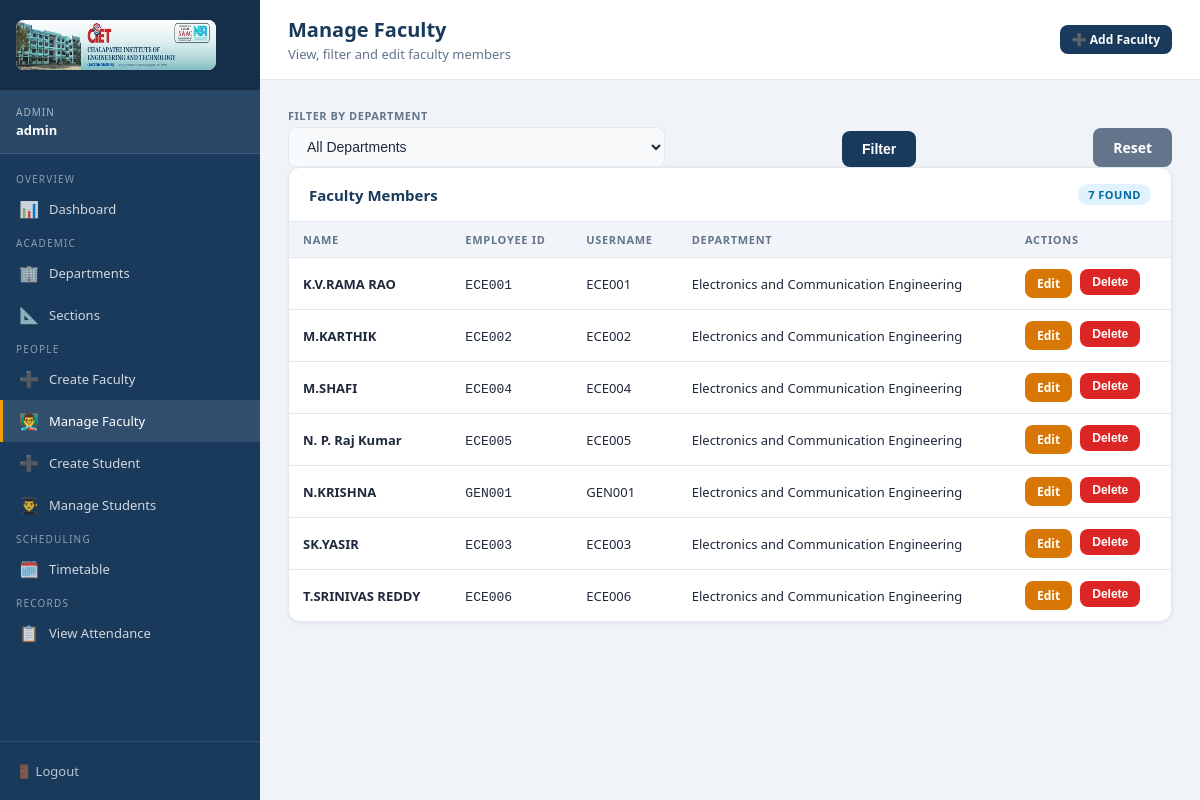
The app's page /admin/manage-faculty (signed in) with its own data.
### tables this page shows
CREATE TABLE faculty_profiles (
    id INTEGER PRIMARY KEY AUTOINCREMENT,
    user_id INTEGER UNIQUE NOT NULL,
    department_id INTEGER,
    name TEXT NOT NULL,
    employee_id TEXT UNIQUE NOT NULL,
    FOREIGN KEY(user_id) REFERENCES users(id) ON DELETE CASCADE,
    FOREIGN KEY(department_id) REFERENCES departments(id) ON DELETE SET NULL
);

CREATE TABLE users (
    id INTEGER PRIMARY KEY AUTOINCREMENT,
    username TEXT UNIQUE NOT NULL,
    password_hash TEXT NOT NULL,
    role TEXT NOT NULL CHECK(role IN ('admin', 'faculty', 'student'))
);

CREATE TABLE departments (
    id INTEGER PRIMARY KEY AUTOINCREMENT,
    name TEXT UNIQUE NOT NULL
);

### routes/admin.py (the view)
@admin_bp.route('/manage-faculty')
@admin_required
def manage_faculty():
    db = get_db()
    filter_dept = request.args.get('department_id', '')
    query = '''SELECT fp.id, fp.name, fp.employee_id, u.username,
                      d.name as dept_name, d.id as dept_id
               FROM faculty_profiles fp
               JOIN users u ON fp.user_id = u.id
               LEFT JOIN departments d ON fp.department_id = d.id
               WHERE 1=1'''
    params = []
    if filter_dept:
        query += ' AND fp.department_id = ?'
        params.append(filter_dept)
    query += ' ORDER BY fp.name'
    faculty_list = db.execute(query, params).fetchall()
    departments = db.execute(
        "SELECT * FROM departments ORDER BY name").fetchall()
    db.close()
    return render_template('admin/manage_faculty.html',
                           faculty_list=faculty_list,
                           departments=departments,
                           filter_dept=filter_dept)

### routes/admin.py (called while the page is built)
def get_db():
    conn = sqlite3.connect(current_app.config['DB_PATH'])
    conn.row_factory = sqlite3.Row
    conn.execute("PRAGMA foreign_keys = ON")
    return conn

def admin_required(f):
    @wraps(f)
    def decorated(*args, **kwargs):
        if session.get('role') != 'admin':
            flash('Access denied. Admin login required.', 'danger')
            return redirect(url_for('admin.login'))
        return f(*args, **kwargs)
    return decorated

### templates/admin/manage_faculty.html (shortened to what this page needs)
{% extends 'base.html' %}
{% block page_title %}Manage Faculty{% endblock %}
{% block page_subtitle %}View, filter and edit faculty members{% endblock %}
{% block sidebar %}
<span class="nav-section-title">Overview</span>
<a href="{{ url_for('admin.dashboard') }}"><span class="nav-icon">📊</span> Dashboard</a>
<span class="nav-section-title">Academic</span>
<a href="{{ url_for('admin.departments') }}"><span class="nav-icon">🏢</span> Departments</a>
<a href="{{ url_for('admin.sections') }}"><span class="nav-icon">📐</span> Sections</a>
<span class="nav-section-title">People</span>
<a href="{{ url_for('admin.create_faculty') }}"><span class="nav-icon">➕</span> Create Faculty</a>
<a href="{{ url_for('admin.manage_faculty') }}" class="active"><span class="nav-icon">👨‍🏫</span> Manage Faculty</a>
<a href="{{ url_for('admin.create_student') }}"><span class="nav-icon">➕</span> Create Student</a>
<a href="{{ url_for('admin.manage_students') }}"><span class="nav-icon">👨‍🎓</span> Manage Students</a>
<span class="nav-section-title">Scheduling</span>
<a href="{{ url_for('admin.timetable') }}"><span class="nav-icon">🗓️</span> Timetable</a>
<span class="nav-section-title">Records</span>
<a href="{{ url_for('admin.view_attendance') }}"><span class="nav-icon">📋</span> View Attendance</a>
{% endblock %}
{% block sidebar_footer %}<a href="{{ url_for('admin.logout') }}">🚪 Logout</a>{% endblock %}
{% block top_bar_right %}
<a href="{{ url_for('admin.create_faculty') }}" class="btn btn-primary btn-sm">➕ Add Faculty</a>
{% endblock %}
{% block content %}
<div class="filter-bar">
    <form method="GET" style="display:contents;">
        <div class="filter-group">
            <label>Filter by Department</label>
            <select name="department_id" class="form-control">
                <option value="">All Departments</option>
            </select>
        </div>
        <button type="submit" class="btn btn-primary" style="align-self:flex-end;">Filter</button>
        <a href="{{ url_for('admin.manage_faculty') }}" class="btn btn-secondary" style="align-self:flex-end;">Reset</a>
    </form>
</div>
<div class="card">
    <div class="card-header">
        <div class="card-title">Faculty Members</div>
        <span class="badge badge-info">{{ faculty_list|length }} found</span>
    </div>
    <div class="table-wrapper">
        <table>
            <thead>
                <tr><th>Name</th><th>Employee ID</th><th>Username</th><th>Department</th><th>Actions</th></tr>
            </thead>
            <tbody>
                {% for f in faculty_list %}
                <tr>
                    <td><strong>{{ f.name }}</strong></td>
                    <td><code>{{ f.employee_id }}</code></td>
                    <td>{{ f.username }}</td>
                    <td>{{ f.dept_name or '<span class="text-muted">Unassigned</span>'|safe }}</td>
                    <td>
                        <div class="d-flex gap-8">
                            <a href="{{ url_for('admin.edit_faculty', faculty_id=f.id) }}" class="btn btn-warning btn-sm">Edit</a>
                            <form method="POST" action="{{ url_for('admin.delete_faculty', faculty_id=f.id) }}" onsubmit="return confirm('Delete faculty {{ f.name }}? This cannot be undone.')">
                                <button type="submit" class="btn btn-danger btn-sm">Delete</button>
                            </form>
                        </div>
                    </td>
                </tr>
                {% else %}
                <tr><td colspan="5" class="empty-state"><div class="empty-icon">👨‍🏫</div><p>No faculty members found.</p></td></tr>
                {% endfor %}
            </tbody>
        </table>
    </div>
</div>
{% endblock %}

### static/css/style.css (style rules this page uses)
:root { --primary: #1a3a5c; --primary-light: #2563a8; --accent: #f59e0b; --success: #16a34a; --danger: #dc2626; --warning: #d97706; --info: #0891b2; --bg: #f0f4f8; --card-bg: #ffffff; --text: #1e293b; --text-muted: #64748b; --border: #e2e8f0; --sidebar-width: 260px; }
* { box-sizing: border-box; margin: 0; padding: 0; }
body { font-family: 'Segoe UI', Tahoma, Geneva, Verdana, sans-serif; background: var(--bg); color: var(--text); min-height: 100vh; }
.form-control { width: 100%; padding: 10px 14px; border: 1.5px solid var(--border); border-radius: 8px; font-size: 14px; color: var(--text); background: #f8fafc; transition: border-color 0.2s, box-shadow 0.2s; outline: none; }
select.form-control { cursor: pointer; }
.btn { display: inline-flex; align-items: center; justify-content: center; gap: 6px; padding: 10px 20px; border: none; border-radius: 8px; font-size: 14px; font-weight: 600; cursor: pointer; text-decoration: none; transition: all 0.2s; }
.btn-primary { background: var(--primary); color: #fff; }
.btn-danger { background: var(--danger); color: #fff; }
.btn-warning { background: var(--warning); color: #fff; }
.btn-secondary { background: #64748b; color: #fff; }
.btn-sm { padding: 6px 12px; font-size: 12px; }
.nav-section-title { font-size: 10px; text-transform: uppercase; letter-spacing: 1.2px; opacity: 0.5; padding: 16px 16px 6px; }
.sidebar-nav a { display: flex; align-items: center; gap: 10px; padding: 10px 16px; color: rgba(255,255,255,0.8); text-decoration: none; font-size: 13px; font-weight: 500; transition: all 0.2s; border-left: 3px solid transparent; }
.sidebar-nav a:hover, .sidebar-nav a.active { background: rgba(255,255,255,0.1); color: #fff; border-left-color: var(--accent); }
.sidebar-nav a .nav-icon { font-size: 16px; width: 20px; text-align: center; }
.sidebar-footer a { display: flex; align-items: center; gap: 8px; color: rgba(255,255,255,0.7); text-decoration: none; font-size: 13px; padding: 8px 0; }
.card { background: var(--card-bg); border-radius: 12px; box-shadow: 0 1px 4px rgba(0,0,0,0.08); border: 1px solid var(--border); margin-bottom: 24px; }
.card-header { padding: 16px 20px; border-bottom: 1px solid var(--border); display: flex; align-items: center; justify-content: space-between; gap: 12px; }
.card-title { font-size: 15px; font-weight: 700; color: var(--primary); }
.table-wrapper { overflow-x: auto; }
table { width: 100%; border-collapse: collapse; font-size: 13px; }
thead th { background: #f1f5f9; color: var(--text-muted); font-weight: 700; font-size: 11px; text-transform: uppercase; letter-spacing: 0.7px; padding: 10px 14px; text-align: left; border-bottom: 1px solid var(--border); }
tbody tr { border-bottom: 1px solid var(--border); transition: background 0.15s; }
tbody tr:last-child { border-bottom: none; }
tbody td { padding: 11px 14px; color: var(--text); vertical-align: middle; }
.badge { display: inline-block; padding: 3px 10px; border-radius: 20px; font-size: 11px; font-weight: 700; text-transform: uppercase; letter-spacing: 0.5px; }
.badge-info { background: #e0f2fe; color: #0369a1; }
.filter-bar { display: flex; flex-wrap: wrap; gap: 15px; align-items: flex-end; justify-content: space-between; }
.filter-group { display: flex; flex-direction: column; gap: 4px; min-width: 160px; }
.filter-group label { font-size: 11px; font-weight: 700; color: var(--text-muted); text-transform: uppercase; letter-spacing: 0.5px; }
.d-flex { display: flex; }
.gap-8 { gap: 8px; }

### records on screen
faculty_profiles: name "K.V.RAMA RAO", employee_id "ECE001", username "ECE001", name "Electronics and Communication Engineering"
faculty_profiles: name "M.KARTHIK", employee_id "ECE002", username "ECE002", name "Electronics and Communication Engineering"
faculty_profiles: name "M.SHAFI", employee_id "ECE004", username "ECE004", name "Electronics and Communication Engineering"
faculty_profiles: name "N. P. Raj Kumar", employee_id "ECE005", username "ECE005", name "Electronics and Communication Engineering"
faculty_profiles: name "N.KRISHNA", employee_id "GEN001", username "GEN001", name "Electronics and Communication Engineering"
faculty_profiles: name "SK.YASIR", employee_id "ECE003", username "ECE003", name "Electronics and Communication Engineering"
faculty_profiles: name "T.SRINIVAS REDDY", employee_id "ECE006", username "ECE006", name "Electronics and Communication Engineering"

### other values on screen
{{ session.role | upper }} "ADMIN"
{{ faculty_list|length }} "7"
